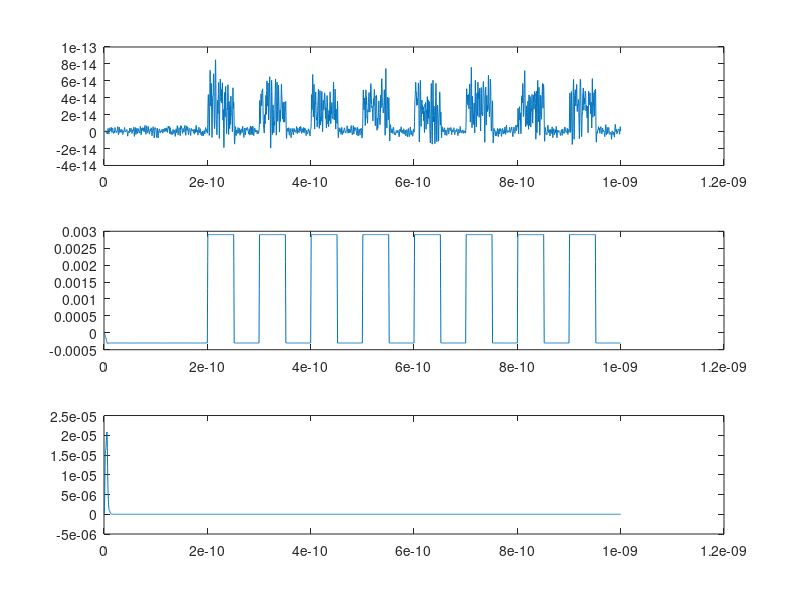

Recreate this plot in MATLAB.
% Matlab DCSFQ Simulation
% Constants
hn = 0.25E-12;
phi0 = 2.06783383113E-15;
hbar_2e = 2 * pi / phi0;
T = 1000E-12;
N = 4000;
% JJ model properties
jjVgap = 2.8E-3;
jjCap = 0.07E-12;
jjR0 = 160;
jjRn = 16;
jjIcrit = 0.1E-3;
% Components
L01 = 0.848E-12;L02 = 7.712E-12;L03 = 1.778E-12;L04 = 0.543E-12;L05 = 3.149E-12;
L06 = 1.323E-12;L07 = 1.095E-12;L08 = 2.951E-12;L09 = 1.63E-12;LP01 = 0.398E-12;
LP02 = 0.211E-12;LP03 = 0.276E-12;LP04 = 0.224E-12;LPR01 = 0.915E-12;
LPR02 = 0.307E-12;LRB01 = 1E-12;LRB02 = 1E-12;LRB03 = 1E-12;LRB04 = 1E-12;
LRB05 = 1E-12;RB01 = 8.56;RB02 = 11.30;RB03 = 7.53;RB04 = 5.77;RB05 = 5.77;
ROUT = 2;
% Junctions
B01AREA = 1.32;B01CAP = jjCap * B01AREA;B01RN = jjRn / B01AREA;B01R0 = jjR0 / B01AREA;B01ICRIT = jjIcrit * B01AREA;
B02AREA = 1;B02CAP = jjCap * B02AREA;B02RN = jjRn / B02AREA;B02R0 = jjR0 / B02AREA;B02ICRIT = jjIcrit * B02AREA;
B03AREA = 1.5;B03CAP = jjCap * B03AREA;B03RN = jjRn / B03AREA;B03R0 = jjR0 / B03AREA;B03ICRIT = jjIcrit * B03AREA;
B04AREA = 1.96;B04CAP = jjCap * B04AREA;B04RN = jjRn / B04AREA;B04R0 = jjR0 / B04AREA;B04ICRIT = jjIcrit * B04AREA;
B05AREA = 1.96;B05CAP = jjCap * B05AREA;B05RN = jjRn / B05AREA;B05R0 = jjR0 / B05AREA;B05ICRIT = jjIcrit * B05AREA;
% Column indices
C_PB01 = 1;C_NV5 = 2;C_NV3 = 3;C_PB02 = 4;C_NV6 = 5;C_PB03 = 6;C_NV9 = 7;
C_NV10 = 8;C_PB04 = 9;C_NV13 = 10;C_NV14 = 11;C_PB05 = 12;C_NV15 = 13;
C_NV16 = 14;C_NV8 = 15;C_NV12 = 16;C_NV2 = 17;C_IL01 = 18;C_NV1 = 19;
C_IL02 = 20;C_IL03 = 21;C_IL04 = 22;C_NV7 = 23;C_IL05 = 24;C_IL06 = 25;
C_NV11 = 26;C_IL07 = 27;C_IL08 = 28;C_IL09 = 29;C_NV17 = 30;C_ILP01 = 31;
C_ILP02 = 32;C_ILP03 = 33;C_ILP04 = 34;C_ILPR01 = 35;C_ILPR02 = 36;
C_ILRB01 = 37;C_NV4 = 38;C_ILRB02 = 39;C_NV18 = 40;C_ILRB03 = 41;
C_NV19 = 42;C_ILRB04 = 43;C_NV20 = 44;C_ILRB05 = 45;C_NV21 = 46;
% Row indices
R_B01 = 1;R_N5 = 2;R_N3 = 3;R_B02 = 4;R_N6 = 5;R_B03 = 6;R_N9 = 7;R_N10 = 8;
R_B04 = 9;R_N13 = 10;R_N14 = 11;R_B05 = 12;R_N15 = 13;R_N16 = 14;R_N8 = 15;
R_N12 = 16;R_N2 = 17;R_L01 = 18;R_N1 = 19;R_L02 = 20;R_L03 = 21;R_L04 = 22;
R_N7 = 23;R_L05 = 24;R_L06 = 25;R_N11 = 26;R_L07 = 27;R_L08 = 28;R_L09 = 29;
R_N17 = 30;R_LP01 = 31;R_LP02 = 32;R_LP03 = 33;R_LP04 = 34;R_LPR01 = 35;
R_LPR02 = 36;R_LRB01 = 37;R_N4 = 38;R_LRB02 = 39;R_N18 = 40;R_LRB03 = 41;
R_N19 = 42;R_LRB04 = 43;R_N20 = 44;R_LRB05 = 45;R_N21 = 46;
% A Matrix Creation
B01_mat = zeros(46,46);B02_mat = zeros(46,46);B03_mat = zeros(46,46);B04_mat = zeros(46,46);B05_mat = zeros(46,46);
L01_mat = zeros(46,46);L02_mat = zeros(46,46);L03_mat = zeros(46,46);L04_mat = zeros(46,46);
L05_mat = zeros(46,46);L06_mat = zeros(46,46);L07_mat = zeros(46,46);L08_mat = zeros(46,46);L09_mat = zeros(46,46);
LP01_mat = zeros(46,46);LP02_mat = zeros(46,46);LP03_mat = zeros(46,46);LP04_mat = zeros(46,46);
LPR01_mat = zeros(46,46);LPR02_mat = zeros(46,46);
LRB01_mat = zeros(46,46);LRB02_mat = zeros(46,46);LRB03_mat = zeros(46,46);LRB04_mat = zeros(46,46);LRB05_mat = zeros(46,46);
RB01_mat = zeros(46,46);RB02_mat = zeros(46,46);RB03_mat = zeros(46,46);RB04_mat = zeros(46,46);RB05_mat = zeros(46,46);
ROUT_mat = zeros(46,46);

B01_mat(R_N5,C_NV5) = (2 * B01CAP / hn) + (1 / B01R0);
B01_mat(R_N5,C_NV3) = -((2 * B01CAP / hn) + (1 / B01R0));
B01_mat(R_N3,C_NV5) = -((2 * B01CAP / hn) + (1 / B01R0));
B01_mat(R_N3,C_NV3) = (2 * B01CAP / hn) + (1 / B01R0);
B01_mat(R_B01,C_NV5) = -(hn/2)*hbar_2e;
B01_mat(R_B01,C_NV3) = (hn/2)*hbar_2e;
B01_mat(R_B01,C_PB01) = 1;

B02_mat(R_N5,C_NV5) = (2 * B02CAP / hn) + (1 / B02R0);
B02_mat(R_N5,C_NV6) = -((2 * B02CAP / hn) + (1 / B02R0));
B02_mat(R_N6,C_NV5) = -((2 * B02CAP / hn) + (1 / B02R0));
B02_mat(R_N6,C_NV6) = (2 * B02CAP / hn) + (1 / B02R0);
B02_mat(R_B02,C_NV5) = -(hn/2)*hbar_2e;
B02_mat(R_B02,C_NV6) = (hn/2)*hbar_2e;
B02_mat(R_B02,C_PB02) = 1;

B03_mat(R_N9,C_NV9) = (2 * B03CAP / hn) + (1 / B03R0);
B03_mat(R_N9,C_NV10) = -((2 * B03CAP / hn) + (1 / B03R0));
B03_mat(R_N10,C_NV9) = -((2 * B03CAP / hn) + (1 / B03R0));
B03_mat(R_N10,C_NV10) = (2 * B03CAP / hn) + (1 / B03R0);
B03_mat(R_B03,C_NV9) = -(hn/2)*hbar_2e;
B03_mat(R_B03,C_NV10) = (hn/2)*hbar_2e;
B03_mat(R_B03,C_PB03) = 1;

B04_mat(R_N13,C_NV13) = (2 * B04CAP / hn) + (1 / B04R0);
B04_mat(R_N13,C_NV14) = -((2 * B04CAP / hn) + (1 / B04R0));
B04_mat(R_N14,C_NV13) = -((2 * B04CAP / hn) + (1 / B04R0));
B04_mat(R_N14,C_NV14) = (2 * B04CAP / hn) + (1 / B04R0);
B04_mat(R_B04,C_NV13) = -(hn/2)*hbar_2e;
B04_mat(R_B04,C_NV14) = (hn/2)*hbar_2e;
B04_mat(R_B04,C_PB04) = 1;

B05_mat(R_N15,C_NV15) = (2 * B05CAP / hn) + (1 / B05R0);
B05_mat(R_N15,C_NV16) = -((2 * B05CAP / hn) + (1 / B05R0));
B05_mat(R_N16,C_NV15) = -((2 * B05CAP / hn) + (1 / B05R0));
B05_mat(R_N16,C_NV16) = (2 * B05CAP / hn) + (1 / B05R0);
B05_mat(R_B05,C_NV15) = -(hn/2)*hbar_2e;
B05_mat(R_B05,C_NV16) = (hn/2)*hbar_2e;
B05_mat(R_B05,C_PB05) = 1;

L01_mat(R_N2,C_IL01) = 1;
L01_mat(R_N1,C_IL01) = -1;
L01_mat(R_L01,C_NV2) = 1;
L01_mat(R_L01,C_NV1) = -1;
L01_mat(R_L01,C_IL01) = -2*(L01 / hn);

L02_mat(R_N1,C_IL02) = -1;
L02_mat(R_L02,C_NV1) = -1;
L02_mat(R_L02,C_IL02) = -2*(L02 / hn);

L03_mat(R_N1,C_IL03) = 1;
L03_mat(R_N2,C_IL03) = -1;
L03_mat(R_L03,C_NV1) = 1;
L03_mat(R_L03,C_NV3) = -1;
L03_mat(R_L03,C_IL03) = -2*(L03 / hn);

L04_mat(R_N5,C_IL04) = 1;
L04_mat(R_N7,C_IL04) = -1;
L04_mat(R_L04,C_NV5) = 1;
L04_mat(R_L04,C_NV7) = -1;
L04_mat(R_L04,C_IL04) = -2*(L04 / hn);

L05_mat(R_N7,C_IL05) = 1;
L05_mat(R_N9,C_IL05) = -1;
L05_mat(R_L05,C_NV7) = 1;
L05_mat(R_L05,C_NV9) = -1;
L05_mat(R_L05,C_IL05) = -2*(L05 / hn);

L06_mat(R_N9,C_IL06) = 1;
L06_mat(R_N11,C_IL06) = -1;
L06_mat(R_L06,C_NV9) = 1;
L06_mat(R_L06,C_NV11) = -1;
L06_mat(R_L06,C_IL06) = -2*(L06 / hn);

L07_mat(R_N11,C_IL07) = 1;
L07_mat(R_N13,C_IL07) = -1;
L07_mat(R_L07,C_NV11) = 1;
L07_mat(R_L07,C_NV13) = -1;
L07_mat(R_L07,C_IL07) = -2*(L07 / hn);

L08_mat(R_N13,C_IL08) = 1;
L08_mat(R_N15,C_IL08) = -1;
L08_mat(R_L08,C_NV13) = 1;
L08_mat(R_L08,C_NV15) = -1;
L08_mat(R_L08,C_IL08) = -2*(L08 / hn);

L09_mat(R_N15,C_IL09) = 1;
L09_mat(R_N17,C_IL09) = -1;
L09_mat(R_L09,C_NV15) = 1;
L09_mat(R_L09,C_NV17) = -1;
L09_mat(R_L09,C_IL09) = -2*(L09 / hn);

LP01_mat(R_N6,C_ILP01) = -1;
LP01_mat(R_LP01,C_NV6) = -1;
LP01_mat(R_LP01,C_ILP01) = -2*(LP01 / hn);

LP02_mat(R_N10,C_ILP02) = -1;
LP02_mat(R_LP02,C_NV10) = -1;
LP02_mat(R_LP02,C_ILP02) = -2*(LP02 / hn);

LP03_mat(R_N14,C_ILP03) = -1;
LP03_mat(R_LP03,C_NV14) = -1;
LP03_mat(R_LP03,C_ILP03) = -2*(LP03 / hn);

LP04_mat(R_N16,C_ILP04) = -1;
LP04_mat(R_LP04,C_NV16) = -1;
LP04_mat(R_LP04,C_ILP04) = -2*(LP04 / hn);

LPR01_mat(R_N7,C_ILPR01) = 1;
LPR01_mat(R_N8,C_ILPR01) = -1;
LPR01_mat(R_LPR01,C_NV7) = 1;
LPR01_mat(R_LPR01,C_NV8) = -1;
LPR01_mat(R_LPR01,C_ILPR01) = -2*(LPR01 / hn);

LPR02_mat(R_N11,C_ILPR02) = 1;
LPR02_mat(R_N12,C_ILPR02) = -1;
LPR02_mat(R_LPR02,C_NV11) = 1;
LPR02_mat(R_LPR02,C_NV12) = -1;
LPR02_mat(R_LPR02,C_ILPR02) = -2*(LPR02 / hn);

LRB01_mat(R_N4,C_ILRB01) = 1;
LRB01_mat(R_N5,C_ILRB01) = -1;
LRB01_mat(R_LRB01,C_NV4) = 1;
LRB01_mat(R_LRB01,C_NV5) = -1;
LRB01_mat(R_LRB01,C_ILRB01) = -2*(LRB01 / hn);

LRB02_mat(R_N18,C_ILRB02) = 1;
LRB02_mat(R_N6,C_ILRB02) = -1;
LRB02_mat(R_LRB02,C_NV18) = 1;
LRB02_mat(R_LRB02,C_NV6) = -1;
LRB02_mat(R_LRB02,C_ILRB02) = -2*(LRB02 / hn);

LRB03_mat(R_N19,C_ILRB03) = 1;
LRB03_mat(R_N10,C_ILRB03) = -1;
LRB03_mat(R_LRB03,C_NV19) = 1;
LRB03_mat(R_LRB03,C_NV10) = -1;
LRB03_mat(R_LRB03,C_ILRB03) = -2*(LRB03 / hn);

LRB04_mat(R_N20,C_ILRB04) = 1;
LRB04_mat(R_N14,C_ILRB04) = -1;
LRB04_mat(R_LRB04,C_NV20) = 1;
LRB04_mat(R_LRB04,C_NV14) = -1;
LRB04_mat(R_LRB04,C_ILRB04) = -2*(LRB04 / hn);

LRB05_mat(R_N21,C_ILRB05) = 1;
LRB05_mat(R_N16,C_ILRB05) = -1;
LRB05_mat(R_LRB05,C_NV21) = 1;
LRB05_mat(R_LRB05,C_NV16) = -1;
LRB05_mat(R_LRB05,C_ILRB05) = -2*(LRB05 / hn);

RB01_mat(R_N3,C_NV3) = 1/RB01;
RB01_mat(R_N3,C_NV4) = -1/RB01;
RB01_mat(R_N4,C_NV3) = -1/RB01;
RB01_mat(R_N4,C_NV4) = 1/RB01;

RB02_mat(R_N18,C_NV18) = 1/RB02;
RB02_mat(R_N18,C_NV5) = -1/RB02;
RB02_mat(R_N5,C_NV18) = -1/RB02;
RB02_mat(R_N5,C_NV5) = 1/RB02;

RB03_mat(R_N19,C_NV19) = 1/RB03;
RB03_mat(R_N19,C_NV9) = -1/RB03;
RB03_mat(R_N9,C_NV19) = -1/RB03;
RB03_mat(R_N9,C_NV9) = 1/RB03;

RB04_mat(R_N20,C_NV20) = 1/RB04;
RB04_mat(R_N20,C_NV13) = -1/RB04;
RB04_mat(R_N13,C_NV20) = -1/RB04;
RB04_mat(R_N13,C_NV13) = 1/RB04;

RB05_mat(R_N21,C_NV21) = 1/RB05;
RB05_mat(R_N21,C_NV15) = -1/RB05;
RB05_mat(R_N15,C_NV21) = -1/RB05;
RB05_mat(R_N15,C_NV15) = 1/RB05;

ROUT_mat(R_N17,C_NV17) = 1/ROUT;

A = B01_mat + B02_mat + B03_mat + B04_mat + B05_mat + L01_mat + L02_mat + L03_mat + L04_mat + L05_mat + L06_mat + L07_mat + L08_mat + L09_mat + LP01_mat + LP02_mat + LP03_mat + LP04_mat + LPR01_mat + LPR02_mat + LRB01_mat + LRB02_mat + LRB03_mat + LRB04_mat + LRB05_mat + RB01_mat + RB02_mat + RB03_mat + RB04_mat + RB05_mat + ROUT_mat;
% Sources
IB01 = 0;
for i = 1:(5E-12/hn - 1)
    IB01 = [IB01, (162.5E-6 - 0)/(5E-12 - 0) * (i*hn)];
end
[IB01_rows,IB01_cols] = size(IB01);
IB01 = [IB01, 162.5E-6*ones(1,N-IB01_cols)];
IB02 = 0;
for i = 1:(5E-12/hn - 1)
    IB02 = [IB02, (260E-6 - 0)/(5E-12 - 0) * (i*hn)];
end
[IB02_rows,IB02_cols] = size(IB02);
IB02 = [IB02, 260E-6*ones(1,N-IB02_cols)];
Iin = zeros(1, 4000);
pulseRepeat = 100E-12;
timeDelay = 200E-12;
timeRise = 1E-12;
timeFall = 1E-12;
pulseWidth = 50E-12;
PR = pulseRepeat / hn;
TD = timeDelay / hn;
timestep = 0;
timesteps = 0;
values = 0;
for i = 1:((4000 - TD)/PR)
   timestep = timeDelay + (pulseRepeat * (i - 1));
   if timestep < 4000*hn
       timesteps = [timesteps, timestep];
   else
       break;
   end
   values = [values, 0.0];
   timestep = timeDelay + (pulseRepeat * (i - 1)) + timeRise;
   if timestep < 4000*hn
       timesteps = [timesteps, timestep];
   else
       break;
   end
   values = [values, 600E-6];
   timestep = timeDelay + (pulseRepeat * (i - 1)) + timeRise + pulseWidth;
   if timestep < 4000*hn
       timesteps = [timesteps, timestep];
   else
       break;
   end
   values = [values, 600E-6];
   timestep = timeDelay + (pulseRepeat * (i - 1)) + timeRise + pulseWidth + timeFall;
   if timestep < 4000*hn
       timesteps = [timesteps, timestep];
   else
       break;
   end
   values = [values, 0.0];
end
timesteps = timesteps(2:end);
values = values(2:end);
for i = 2:size(timesteps,2)
	endpoint = int32(timesteps(i) / hn);
    startpoint = int32(timesteps(i-1) / hn);
	for j = startpoint:endpoint
        if values(i - 1) < values(i)
            value = values(i) / double(endpoint - startpoint) * double(j - startpoint);
        elseif values(i - 1) > values(i)
                value = values(i - 1) - (values(i - 1) / double(endpoint - startpoint) * double(j - startpoint));
        elseif values(i - 1) == values(i)
            value = values(i);
        end
        Iin(j) = value;
    end
end
% Initialize Storage Variables
T = zeros(1, N);
RHS = zeros(46,1);
LHS = zeros(46,1);
V_N1 = zeros(1, N);
V_N2 = zeros(1, N);
V_N3 = zeros(1, N);
V_N4 = zeros(1, N);
V_N5 = zeros(1, N);
V_N6 = zeros(1, N);
V_N7 = zeros(1, N);
V_N8 = zeros(1, N);
V_N9 = zeros(1, N);
V_N10 = zeros(1, N);
V_N11 = zeros(1, N);
V_N12 = zeros(1, N);
V_N13 = zeros(1, N);
V_N14 = zeros(1, N);
V_N15 = zeros(1, N);
V_N16 = zeros(1, N);
V_N17 = zeros(1, N);
V_N18 = zeros(1, N);
V_N19 = zeros(1, N);
V_N20 = zeros(1, N);
V_N21 = zeros(1, N);
V_Phi1 = zeros(1, N);
V_Phi2 = zeros(1, N);
V_Phi3 = zeros(1, N);
V_Phi4 = zeros(1, N);
V_Phi5 = zeros(1, N);
I_L01 = zeros(1, N);
I_L02 = zeros(1, N);
I_L03 = zeros(1, N);
I_L04 = zeros(1, N);
I_L05 = zeros(1, N);
I_L06 = zeros(1, N);
I_L07 = zeros(1, N);
I_L08 = zeros(1, N);
I_L09 = zeros(1, N);
I_LP01 = zeros(1, N);
I_LP02 = zeros(1, N);
I_LP03 = zeros(1, N);
I_LP04 = zeros(1, N);
I_LPR01 = zeros(1, N);
I_LPR02 = zeros(1, N);
I_LRB01 = zeros(1, N);
I_LRB02 = zeros(1, N);
I_LRB03 = zeros(1, N);
I_LRB04 = zeros(1, N);
I_LRB05 = zeros(1, N);
% Initialize Junction Initial Values
VB1_prev = 0;
VB1_dt_prev = 0;
PB1_prev = 0;
IsB1 = 0;

VB2_prev = 0;
VB2_dt_prev = 0;
PB2_prev = 0;
IsB2 = 0;

VB3_prev = 0;
VB3_dt_prev = 0;
PB3_prev = 0;
IsB3 = 0;

VB4_prev = 0;
VB4_dt_prev = 0;
PB4_prev = 0;
IsB4 = 0;

VB5_prev = 0;
VB5_dt_prev = 0;
PB5_prev = 0;
IsB5 = 0;
% Initialize intial voltage and current values
VN1_prev = 0;
VN2_prev = 0;
VN3_prev = 0;
VN4_prev = 0;
VN5_prev = 0;
VN6_prev = 0;
VN7_prev = 0;
VN8_prev = 0;
VN9_prev = 0;
VN10_prev = 0;
VN11_prev = 0;
VN12_prev = 0;
VN13_prev = 0;
VN14_prev = 0;
VN15_prev = 0;
VN16_prev = 0;
VN17_prev = 0;
VN18_prev = 0;
VN19_prev = 0;
VN20_prev = 0;
VN21_prev = 0;
IL01_prev = 0;
IL02_prev = 0;
IL03_prev = 0;
IL04_prev = 0;
IL05_prev = 0;
IL06_prev = 0;
IL07_prev = 0;
IL08_prev = 0;
IL09_prev = 0;
ILP01_prev = 0;
ILP02_prev = 0;
ILP03_prev = 0;
ILP04_prev = 0;
ILPR01_prev = 0;
ILPR02_prev = 0;
ILRB01_prev = 0;
ILRB02_prev = 0;
ILRB03_prev = 0;
ILRB04_prev = 0;
ILRB05_prev = 0;
% Time loop
for i = 1:N 
    % Construct RHS
    RHS(R_B01) = LHS(C_PB01) + (hn/2 * hbar_2e)*(LHS(C_NV5)-LHS(C_NV3));
    RHS(R_N5) = IsB1 + IsB2;
    RHS(R_N3) = -IsB1;
    RHS(R_B02) = LHS(C_PB02) + (hn/2 * hbar_2e)*(LHS(C_NV5)-LHS(C_NV6));
    RHS(R_N6) = -IsB2;
    RHS(R_B03) = LHS(C_PB03) + (hn/2 * hbar_2e)*(LHS(C_NV9)-LHS(C_NV10));
    RHS(R_N9) = IsB3;
    RHS(R_N10) = -IsB3;
    RHS(R_B04) = LHS(C_PB04) + (hn/2 * hbar_2e)*(LHS(C_NV13)-LHS(C_NV14));
    RHS(R_N13) = IsB4;
    RHS(R_N14) = -IsB4;
    RHS(R_B05) = LHS(C_PB05) + (hn/2 * hbar_2e)*(LHS(C_NV15)-LHS(C_NV16));
    RHS(R_N15) = IsB5;
    RHS(R_N16) = -IsB5;
    RHS(R_N8) = IB01(i);
    RHS(R_N12) = IB02(i);
    RHS(R_N2) = Iin(i);
    RHS(R_L01) = -(2*L01 / hn)*LHS(C_IL01) - (LHS(C_NV2) - LHS(C_NV1));
    RHS(R_L02) = -(2*L02 / hn)*LHS(C_IL02) - (-LHS(C_NV1));
    RHS(R_L03) = -(2*L03/hn)*LHS(C_IL03) - (LHS(C_NV1) - LHS(C_NV3));
    RHS(R_L04) = -(2*L04/hn)*LHS(C_IL04) - (LHS(C_NV5) - LHS(C_NV7));
    RHS(R_L05) = -(2*L05/hn)*LHS(C_IL05) - (LHS(C_NV7) - LHS(C_NV9));
    RHS(R_L06) = -(2*L06/hn)*LHS(C_IL06) - (LHS(C_NV9) - LHS(C_NV11));
    RHS(R_L07) = -(2*L07/hn)*LHS(C_IL07) - (LHS(C_NV11) - LHS(C_NV13));
    RHS(R_L08) = -(2*L08/hn)*LHS(C_IL08) - (LHS(C_NV13) - LHS(C_NV15));
    RHS(R_L09) = -(2*L09/hn)*LHS(C_IL09) - (LHS(C_NV15) - LHS(C_NV17));
    RHS(R_LP01) = -(2*LP01/hn)*LHS(C_ILP01) - (-LHS(C_NV6));
    RHS(R_LP02) = -(2*LP02/hn)*LHS(C_ILP02) - (-LHS(C_NV10));
    RHS(R_LP03) = -(2*LP03/hn)*LHS(C_ILP03) - (-LHS(C_NV14));
    RHS(R_LP04) = -(2*LP04/hn)*LHS(C_ILP04) - (-LHS(C_NV16));
    RHS(R_LPR01) = -(2*LPR01/hn)*LHS(C_ILPR01) - (LHS(C_NV7) - LHS(C_NV8));
    RHS(R_LPR02) = -(2*LPR01/hn)*LHS(C_ILPR02) - (LHS(C_NV11) - LHS(C_NV12));
    RHS(R_LRB01) = -(2*LRB01/hn)*LHS(C_ILRB01) - (LHS(C_NV4) - LHS(C_NV5));
    RHS(R_LRB02) = -(2*LRB02/hn)*LHS(C_ILRB02) - (LHS(C_NV18) - LHS(C_NV6));
    RHS(R_LRB03) = -(2*LRB03/hn)*LHS(C_ILRB03) - (LHS(C_NV19) - LHS(C_NV10));
    RHS(R_LRB04) = -(2*LRB04/hn)*LHS(C_ILRB04) - (LHS(C_NV20) - LHS(C_NV14));
    RHS(R_LRB05) = -(2*LRB05/hn)*LHS(C_ILRB05) - (LHS(C_NV21) - LHS(C_NV16));
    % Solve linear system
    LHS = A\RHS;
    % Guess junction voltage and phase for next time step
    VB1 = (LHS(C_NV5)-LHS(C_NV3));
    PB1 = LHS(C_PB01);
    VB1_dt = (2/hn)*(VB1 - VB1_prev) - VB1_dt_prev;
    VB1_guess = VB1 + VB1_dt*hn;
    PB1_guess = PB1 + (hn/2 * hbar_2e)*(VB1 + VB1_guess);
    
    VB2 = (LHS(C_NV5)-LHS(C_NV6));
    PB2 = LHS(C_PB02);    
    VB2_dt = (2/hn)*(VB2 - VB2_prev) - VB2_dt_prev;
    VB2_guess = VB2 + VB2_dt*hn;
    PB2_guess = PB2 + (hn/2 * hbar_2e)*(VB2 + VB2_guess);
        
    VB3 = (LHS(C_NV9)-LHS(C_NV10));
    PB3 = LHS(C_PB03);    
    VB3_dt = (2/hn)*(VB3 - VB3_prev) - VB3_dt_prev;
    VB3_guess = VB3 + VB3_dt*hn;
    PB3_guess = PB3 + (hn/2 * hbar_2e)*(VB3 + VB3_guess);
        
    VB4 = (LHS(C_NV13)-LHS(C_NV14));
    PB4 = LHS(C_PB04);    
    VB4_dt = (2/hn)*(VB4 - VB4_prev) - VB4_dt_prev;
    VB4_guess = VB4 + VB4_dt*hn;
    PB4_guess = PB4 + (hn/2 * hbar_2e)*(VB4 + VB4_guess);
        
    VB5 = (LHS(C_NV15)-LHS(C_NV16));
    PB5 = LHS(C_PB05);    
    VB5_dt = (2/hn)*(VB5 - VB5_prev) - VB5_dt_prev;
    VB5_guess = VB5 + VB5_dt*hn;
    PB5_guess = PB5 + (hn/2 * hbar_2e)*(VB5 + VB5_guess);
    % Calculate junction currents for next time step
    IsB1 = -B01ICRIT * sin(PB1_guess) +  ((2*B01CAP/hn) * VB1) + (B01CAP * VB1_dt);
    IsB2 = -B02ICRIT * sin(PB2_guess) + ((2*B02CAP/hn) * VB2) + (B02CAP * VB2_dt);
    IsB3 = -B03ICRIT * sin(PB3_guess) + ((2*B03CAP/hn) * VB3) + (B03CAP * VB3_dt);
    IsB4 = -B04ICRIT * sin(PB4_guess) + ((2*B04CAP/hn) * VB4) + (B04CAP * VB4_dt);
    IsB5 = -B05ICRIT * sin(PB5_guess) + ((2*B05CAP/hn) * VB5) + (B05CAP * VB5_dt);
    % Store junction voltage and phase for next time step
    VB1_prev = VB1;
    VB1_dt_prev = VB1_dt;
    
    VB2_prev = VB2;
    VB2_dt_prev = VB2_dt;
    
    VB3_prev = VB3;
    VB3_dt_prev = VB3_dt;
    
    VB4_prev = VB4;
    VB4_dt_prev = VB4_dt;
    
    VB5_prev = VB5;
    VB5_dt_prev = VB5_dt;
    % Store current time step for output
    T(i) = hn*i;
    V_N1(i) = LHS(C_NV1);
    V_N2(i) = LHS(C_NV2);
    V_N3(i) = LHS(C_NV3);
    V_N4(i) = LHS(C_NV4);
    V_N5(i) = LHS(C_NV5);
    V_N6(i) = LHS(C_NV6);
    V_N7(i) = LHS(C_NV7);
    V_N8(i) = LHS(C_NV8);
    V_N9(i) = LHS(C_NV9);
    V_N10(i) = LHS(C_NV10);
    V_N11(i) = LHS(C_NV11);
    V_N12(i) = LHS(C_NV12);
    V_N13(i) = LHS(C_NV13);
    V_N14(i) = LHS(C_NV14);
    V_N15(i) = LHS(C_NV15);
    V_N16(i) = LHS(C_NV16);
    V_N17(i) = LHS(C_NV17);
    V_N18(i) = LHS(C_NV18);
    V_N19(i) = LHS(C_NV19);
    V_N20(i) = LHS(C_NV20);
    V_N21(i) = LHS(C_NV21);
    I_L01(i) = LHS(C_IL01);
    I_L02(i) = LHS(C_IL02);
    I_L03(i) = LHS(C_IL03);
    I_L04(i) = LHS(C_IL04);
    I_L05(i) = LHS(C_IL05);
    I_L06(i) = LHS(C_IL06);
    I_L07(i) = LHS(C_IL07);
    I_L08(i) = LHS(C_IL08);
    I_L09(i) = LHS(C_IL09);
    I_LP01(i) = LHS(C_ILP01);
    I_LP02(i) = LHS(C_ILP02);
    I_LP03(i) = LHS(C_ILP03);
    I_LP04(i) = LHS(C_ILP04);
    I_LPR01(i) = LHS(C_ILPR01);
    I_LPR02(i) = LHS(C_ILPR02);
    I_LRB01(i) = LHS(C_ILRB01);
    I_LRB02(i) = LHS(C_ILRB02);
    I_LRB03(i) = LHS(C_ILRB03);
    I_LRB04(i) = LHS(C_ILRB04);
    I_LRB05(i) = LHS(C_ILRB05);
    V_Phi1(i) = LHS(C_PB01);
    V_Phi2(i) = LHS(C_PB02);
    V_Phi3(i) = LHS(C_PB03);
    V_Phi4(i) = LHS(C_PB04);
    V_Phi5(i) = LHS(C_PB05);
end

figure(2);
subplot(3, 1, 1);
plot(T, V_Phi1);
subplot(3, 1, 2);
plot(T, I_L01);
subplot(3, 1, 3);
plot(T, V_N17);